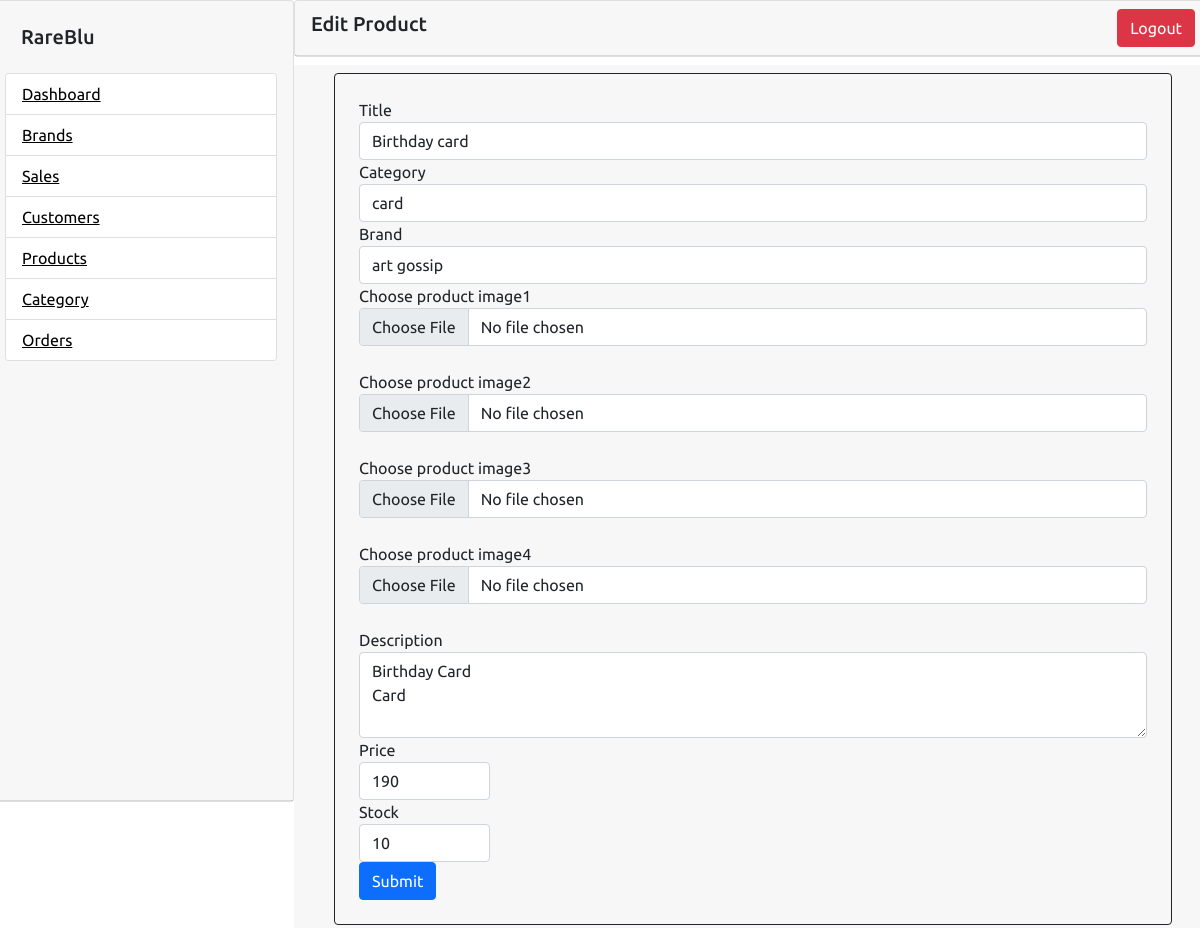
The app's page /edit_product/14/ with its own data.
### admin_side/models.py (models this page shows, shortened)
class Product(models.Model):
    Product_Name = models.CharField(max_length=100, default='DefaultProductName')
    Brand=models.ForeignKey(Brand, on_delete=models.CASCADE)
    Category=models.ForeignKey(Category, on_delete=models.CASCADE)
    price = models.IntegerField(default=0)
    Stock = models.IntegerField(default=0)
    Description = models.CharField(max_length=100, default='Default Description')
    img1 = models.ImageField(upload_to='product')
    img2 = models.ImageField(upload_to='product')
    img3 = models.ImageField(upload_to='product')
    img4 = models.ImageField(upload_to='product')
    active = models.BooleanField(default=True)

class Category(models.Model):
    name=models.CharField(max_length=50)
    active = models.BooleanField(default=True)

class Brand(models.Model):
    name=models.CharField(max_length=50)
    active = models.BooleanField(default=True)

### admin_side/views.py (the view)
# urls.py: path('edit_product/<int:id>/',views.edit_product,name='edit_product'),
def edit_product(request,id):
    product=Product.objects.get(id=id)
    brand=Brand.objects.exclude(active=False)
    category=Category.objects.exclude(active=False)
    context={
        'product':product,
        'brand': brand,
        'category':category,
        'title':'Edit Product'
    }
    return render(request,'admin/edit_product.html',context)

### Templates/admin/edit_product.html (shortened to what this page needs)
{% extends 'admin/admin.html' %}
{% block main %}
<div class="container">
    <form method="post" action="{% url 'edit_productperfom' %}" class="border border-dark rounded p-4"
        enctype="multipart/form-data" onsubmit="return validateForm()">
        <div class="form-group">
            <label for="exampleFormControlInput1">Title</label>
            <input value="{{product.Product_Name}}" type="text" class="form-control" id="title" name="title">
        </div>
        <div class="form-group">
            <label for="exampleInputEmail1">Category</label>
            <select name="category" class="form-control" id="category">
                <option value="{{product.Category.id}}" selected>{{ product.Category.name }}</option>
            </select>
        </div>
        <div class="form-group">
            <label for="exampleInputEmail1">Brand</label>
            <select name="brand" class="form-control" id="category">
                <option value="{{product.Brand.id}}" selected>{{ product.Brand.name }}</option>
            </select>
        </div>
        <div class="form-group">
            <label for="exampleFormControlFile1">Choose product image1</label>
            <input name="image1" type="file" class="form-control -file" id="exampleFormControlFile1">
        </div>
        <br>
        <div class="form-group">
            <label for="exampleFormControlFile1">Choose product image2</label>
            <input name="image2" type="file" class="form-control -file" id="exampleFormControlFile1">
        </div>
        <br>
        <div class="form-group">
            <label for="exampleFormControlFile1">Choose product image3</label>
            <input name="image3" type="file" class="form-control -file" id="exampleFormControlFile1">
        </div>
        <br>
        <div class="form-group">
            <label for="exampleFormControlFile1">Choose product image4</label>
            <input name="image4" type="file" class="form-control -file" id="exampleFormControlFile1">
        </div>
        <br>
        <div class="form-group">
            <label for="exampleFormControlTextarea1">Description</label>
            <textarea name="description" class="form-control" id="description" rows="3">{{ product.Description }}</textarea>
        </div>
        <div class="form-group col-md-2">
            <label for="inputZip">Price</label>
            <input value="{{ product.price }}" name="price" type="text" class="form-control" id="inputPrice">
        </div>
        <div class="form-group col-md-2">
            <label for="inputZip">Stock</label>
            <input value="{{ product.Stock }}" name="stock" type="text" class="form-control" id="inputStock">
        </div>
        <button type="submit" class="btn btn-primary">Submit</button>
    </form>
</div>
{% endblock main %}

### static/admin_dashboard.css (style rules this page uses)
* { font-family: "Ubuntu", sans-serif; margin: 0; padding: 0; box-sizing: border-box; }
:root { --blue: #2a2185; --white: #fff; --gray: #f5f5f5; --black1: #222; --black2: #999; }
body { min-height: 100vh; overflow-x: hidden; }
.container { position: relative; width: 100%; }

### records on screen
Product: title "Birthday card", category "card", brand "art gossip", description "Birthday Card Card", price "190", stock "10"

### other values on screen
{{ title }} "Edit Product"
